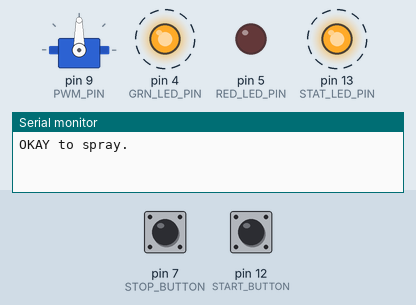
Recording of a sketch running on a simulated Arduino Uno, built with avr-gcc and run on an emulated ATmega328P. Parts: servo, output pins drawn as LEDs (lit = HIGH), the last lines printed to the serial monitor. Dashed ring = blinking. The inputs (shaded band) are chosen by the test bench; at power-on: pin 7 (STOP_BUTTON) HIGH, pin 12 (START_BUTTON) HIGH.

Above: at 1.13 s.
1.3 s: pin 7 (STOP_BUTTON) pulled LOW for 0.15 s
At 1.53 s:
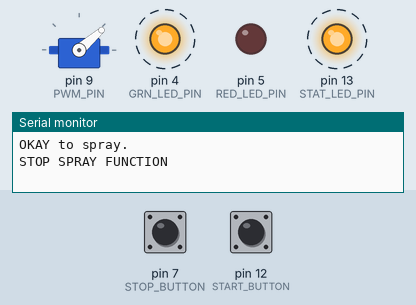
4.3 s: pin 12 (START_BUTTON) pulled LOW for 0.15 s
At 5.13 s:
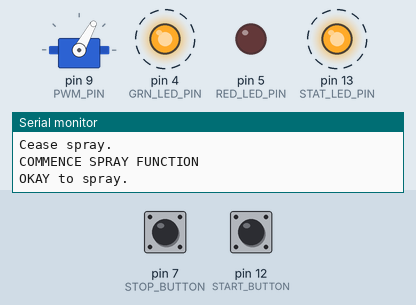
7.3 s: pin 7 (STOP_BUTTON) pulled LOW for 1 s
At 7.52 s:
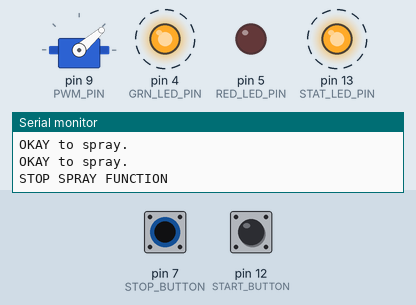
10.3 s: pin 12 (START_BUTTON) pulled LOW for 1 s
At 11.02 s:
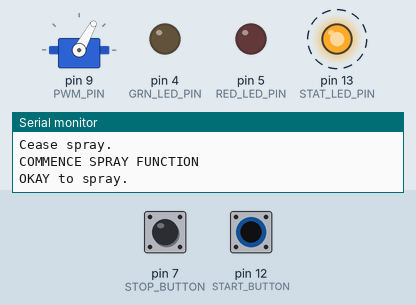
Timing chart, 0 to 19.5 s (numbered marks = the images above; inputs shaded):
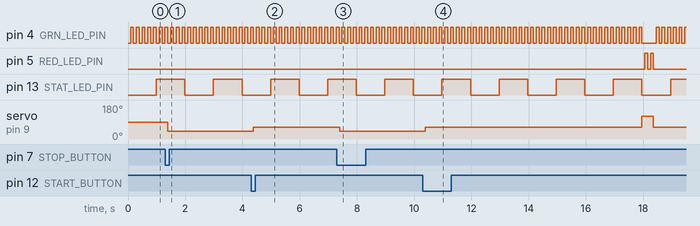

The sketch:

death_pumpkin.ino
```cpp
/*
 * File:  death_pumpkin.ino
 * --------------------
 * For all Arduino Variants (Mini/Uno/Mega):
 * The delay function uses timer 0, so this timer shan't be used in the application.
 *
 * SERVOS:
 * For 'lighter' Arduino variants (Mini/Uno), the servo library uses timer 1,
 * thus this timer shan't be used in the application if needing the servo library.
 *
 * Controlling a servo position using a potentiometer (variable resistor)
 * by Michal Rinott <http://people.interaction-ivrea.it/m.rinott>*
 * modified on 8 Nov 2013 by Scott Fitzgerald
 * http://www.arduino.cc/en/Tutorial/Knob
 *
 * For the MG996R Servo Motor:
 *  Orange Wire == Signal (drive PWM into this wire)
 *  BRN         == GND
 *  RED         == Attach to 5+
 *
 *
*/

#include <Servo.h>

Servo myservo;  // create servo object to control a servo

#define DESIRED_BAUD                    115200

/**
 * Define IO
 */
#define STOP_BUTTON                     7
#define START_BUTTON                    12

#define STAT_LED_PIN                    13
#define GRN_LED_PIN                     4
#define RED_LED_PIN                     5
#define PWM_PIN                         9

#define BUTTON_DEBOUNCE_SEC             .100
// #define BUTTON_DEBOUNCE_CNT             (unsigned int)(BUTTON_DEBOUNCE_SEC/BUTTON_DEBOUNCE_CNT)
#define BUTTON_DEBOUNCE_CNT             5

unsigned int stop_button_bounce_counter = 0;
bool stop_spray_function                = false;

unsigned int start_button_bounce_counter = 0;

/**
 * PWM and Spray-related
 * details.
 * Increasing the PWM
 * value equates to
 * CCW movement
 */
#define UNLOAD_CAN_PWM_VAL              41 //added 10
#define NO_SPRAY_PWM_VAL                61
#define SPRAY_PWM_VAL                   120

#define SECS_BETWEEN_SPRAY            8
#define ms100_SPRAY_DWELL             4

enum fsm_states {
  Undefined,
  UnloadCan,
  Spray,
  noSpray
};

fsm_states current_state              = noSpray;

enum color_active {
  GRN_LED_COLOR,
  RED_LED_COLOR
};

color_active led_color                = GRN_LED_COLOR;


/* Time keeping variables */
unsigned int  ticks_10ms              = 0;
unsigned int  ticks_20ms              = 0;
unsigned int  ticks_100ms             = 0;
unsigned int  ticks_500ms             = 0;
unsigned int  ticks_1000ms            = 0;
bool          Time10msFlag            = false;
bool          Time20msFlag            = false;
bool          Time100msFlag           = false;
bool          Time500msFlag           = false;
bool          Time1000msFlag          = false;

unsigned int  ms1000_counter          = 0;
unsigned int  ms500_counter           = 0;
unsigned int  ms100_counter           = 0;

void setup() {

  Serial.begin(DESIRED_BAUD);             // For the serial monitor

  pinMode(START_BUTTON,INPUT_PULLUP);
  pinMode(STOP_BUTTON,INPUT_PULLUP);
  pinMode(GRN_LED_PIN,OUTPUT);
  pinMode(RED_LED_PIN,OUTPUT);

  pinMode(STAT_LED_PIN,OUTPUT);
  myservo.attach(PWM_PIN);                      // attaches the servo on pin 9 to the servo object

  noInterrupts();                           //Disable interrupts

  /* Setup Time 2 for timebase */
  // set compare match register for 50Hz increments (20ms interrupt)
  // The value for match register is:  Register Value = [(target_time_interval) / (prescaler_value / MCU_CLK)] -1
  // The aforementioned equation can be derived from p.150 in the datasheet
  // The register value must be <= 255 for timer 2 (8 bit)

  TCCR2A = 0;                               // set entire TCCR2A register to 0
  TCCR2B = 0;                               // same for TCCR2B
  TCNT2  = 0;                               // initialize counter value to 0

  OCR2A = 155;

  // WGM[2:0] set to 0b010 (Clear Timer on Compare Match -- so automatically set reg to zero) p.160
  // Bits [1:0] are accessable in TCCR2A
  // Bits COM2A1 COM2A0 = 0b00 -- Normal port operation, OC0A disconnected.
  TCCR2A = (1 << WGM21) | (0 << WGM20);

  // A CS value of 0b111 sets the prescaler value to 1024 p.162
  TCCR2B = (0 << WGM22) | (1 << CS22) | (1 << CS21) | (1 << CS20);
  TIMSK2 |= (1 << OCIE2A);                                    // Enable timer compare interrupt

  interrupts();                                      // Enable interrupts

}

void loop() {

  if(Time10msFlag == true) {
    Time10msFlag = false;
  }

  if(Time20msFlag == true) {
    Time20msFlag = false;

    if(digitalRead(STOP_BUTTON) == LOW && stop_spray_function == false) {
      stop_button_bounce_counter++;

      if(stop_button_bounce_counter >= BUTTON_DEBOUNCE_CNT) {
        Serial.println("STOP SPRAY FUNCTION");
        stop_spray_function = true;
        stop_button_bounce_counter = 0;
      }
    }
    else {
      if(stop_button_bounce_counter > 0){
        stop_button_bounce_counter--;
      }
    }

    if(digitalRead(START_BUTTON) == LOW && stop_spray_function == true) {

      start_button_bounce_counter++;

      if(start_button_bounce_counter >= BUTTON_DEBOUNCE_CNT) {
        Serial.println("COMMENCE SPRAY FUNCTION");
        stop_spray_function = false;
        start_button_bounce_counter = 0;
      }
    }
    else {
      if(start_button_bounce_counter > 0){
        start_button_bounce_counter--;
      }
    }

  }

  if(Time100msFlag == true) {
    Time100msFlag = false;
    ms100_counter++;

    if(led_color == GRN_LED_COLOR){
      digitalWrite(RED_LED_PIN,LOW);
      digitalWrite(GRN_LED_PIN,!digitalRead(GRN_LED_PIN));
    }
    else {
      digitalWrite(GRN_LED_PIN,LOW);
      digitalWrite(RED_LED_PIN,!digitalRead(RED_LED_PIN));
    }


  }

  if(Time500msFlag == true) {
    Time500msFlag = false;
    ms500_counter++;
  }

  if(Time1000msFlag == true) {
    Time1000msFlag = false;
    ms1000_counter++;
    digitalWrite(STAT_LED_PIN,!digitalRead(STAT_LED_PIN));

    if(stop_spray_function == true){
      Serial.println("Cease spray.");
    }
    else{
      Serial.println("OKAY to spray.");
    }

  }

  evaluateState();

}

void evaluateState (void) {
  switch(current_state) {

    case(UnloadCan):

      ms1000_counter = 0;
      ms500_counter = 0;
      ms100_counter = 0;

      if(stop_spray_function == false){
        setServoPosition(NO_SPRAY_PWM_VAL);
        current_state = noSpray;
        led_color = GRN_LED_COLOR;
      }

    break;

    case(Spray):

      if(stop_spray_function == true){
        current_state = UnloadCan;
        setServoPosition(UNLOAD_CAN_PWM_VAL);
        led_color = GRN_LED_COLOR;
        break;
      }

      if(ms100_counter >= ms100_SPRAY_DWELL) {
        current_state = noSpray;
        led_color = GRN_LED_COLOR;
        setServoPosition(NO_SPRAY_PWM_VAL);
        ms1000_counter = 0;
        ms500_counter = 0;
        ms100_counter = 0;
      }


    break;

    case(noSpray):

      if(stop_spray_function == true){
        current_state = UnloadCan;
        led_color = GRN_LED_COLOR;
        setServoPosition(UNLOAD_CAN_PWM_VAL);
        break;
      }

      if(ms1000_counter >= SECS_BETWEEN_SPRAY) {
        current_state = Spray;
        led_color = RED_LED_COLOR;
        setServoPosition(SPRAY_PWM_VAL);

        ms1000_counter = 0;
        ms500_counter = 0;
        ms100_counter = 0;
      }

    break;

    default:
      setServoPosition(NO_SPRAY_PWM_VAL);
    break;

  } /* End Switch*/
} /*End function*/


void setServoPosition (unsigned int position) {
  myservo.write(position);
}

ISR(TIMER2_COMPA_vect){           // Timer2 interrupt

  Time10msFlag = true;            // Enter this ISR every 10ms

  if(ticks_10ms >= 1) {
    ticks_10ms = 0;
    Time20msFlag = true;

    if(ticks_20ms >= 4) {
      ticks_20ms = 0;
      Time100msFlag = true;

      if(ticks_100ms >= 4) {
        ticks_100ms = 0;
        Time500msFlag = true;

        if(ticks_500ms >= 1) {
          ticks_500ms = 0;
          Time1000msFlag = true;

          if(ticks_1000ms >= 59){
            ticks_1000ms = 0;
          }
          else {
            ticks_1000ms++;
          }

        }
        else {
          ticks_500ms++;
        }

      }
      else {
        ticks_100ms++;
      }

    }
    else {
      ticks_20ms++;
    }
  }
  else {
      ticks_10ms++;
  }

}
```

Measured:
- after the input at 1.3 s, servo on pin 9 (PWM_PIN): 90° → 41° after 0.09 s
- after the input at 4.3 s, servo on pin 9 (PWM_PIN): 41° → 61° after 0.08 s
- after the input at 7.3 s, servo on pin 9 (PWM_PIN): 61° → 41° after 0.10 s
- after the input at 10.3 s, pin 5 (RED_LED_PIN): alternates HIGH for 0.10 s and LOW for 0.10 s, 4 changes in all, then stays LOW, starting after 7.8 s; servo on pin 9 (PWM_PIN): 41° → 61° after 0.09 s, → 120° 7.6 s later, → 61° 0.40 s later
- by itself, pin 13 (STAT_LED_PIN): alternates HIGH for 1.0 s and LOW for 1.0 s
